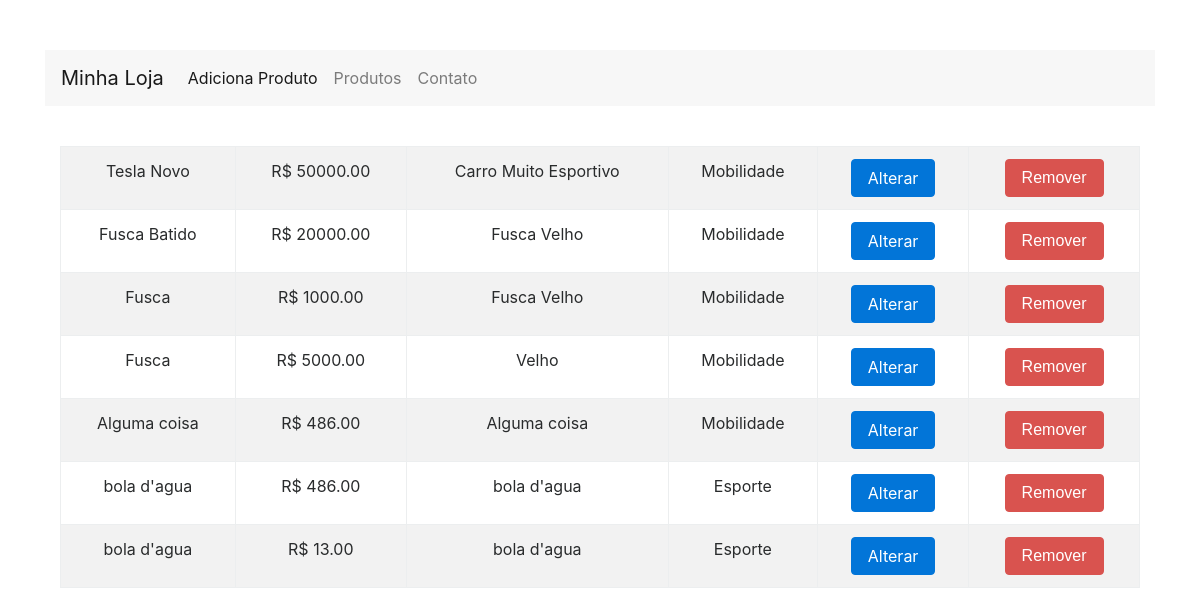
The app's page /produto-lista.php with its own data.
### tables this page shows
CREATE TABLE IF NOT EXISTS `produtos` (
  `id` int(11) NOT NULL AUTO_INCREMENT,
  `nome` varchar(255) DEFAULT NULL,
  `preco` decimal(10,2) DEFAULT NULL,
  `descricao` text NOT NULL,
  `categoria_id` int(11) DEFAULT NULL,
  `usado` tinyint(1) DEFAULT '0',
  PRIMARY KEY (`id`)
);

CREATE TABLE IF NOT EXISTS `categorias` (
  `id` int(11) NOT NULL AUTO_INCREMENT,
  `nome` varchar(255) DEFAULT NULL,
  PRIMARY KEY (`id`)
);

### banco-produto.php (called while the page is built, shortened)
<?php
function listaProdutos($conexao){
	$produtos = array();
	$result = mysqli_query($conexao,"select p.*,c.nome as categoria_nome from produtos as p join categorias as c on p.categoria_id=c.id;");
	while ($produto = mysqli_fetch_assoc($result)) {
		array_push($produtos, $produto);
	}
	return $produtos;
}

### produto-lista.php (the view, shortened to what this page needs)
<?php
	require_once("cabecalho.php");
	require_once("banco-produto.php");
?>
	<table class="table table-striped table-bordered">
		<?php
			$produtos = listaProdutos($conexao);
			foreach ($produtos as $produto):
		?>
		<tr>
			<td><?=$produto['nome']?></td>
			<td>R$ <?=$produto['preco']?></td>
			<td><?=substr($produto['descricao'],0,40)?></td>
			<td><?=$produto['categoria_nome']?></td>
			<td><a href="produto-altera-formulario.php?id=<?=$produto['id']?>" class="btn btn-primary">Alterar</a>
			<td>
				<form action="remove-produto.php" method="POST">
					<button class="btn btn-danger">Remover</button>
				</form>
		</tr>
		<?php
			endforeach
		?>
	</table>
<?php include("rodape.php"); ?>

### cabecalho.php (shortened to what this page needs)
<!DOCTYPE html>
<html>
<head>
	<link rel="stylesheet" type="text/css" href="css/bootstrap.css">
	<link rel="stylesheet" type="text/css" href="css/loja.css">
</head>
<body>
<div class="container">
    <nav class="navbar navbar-toggleable-md navbar-light bg-faded">
        <a class="navbar-brand" href="index.php">Minha Loja</a>
        <div class="collapse navbar-collapse" id="navbarSupportedContent">
            <ul class="navbar-nav mr-auto">
                <li class="nav-item active">
                    <a class="nav-link" href="produto-formulario.php">Adiciona Produto<span class="sr-only">(current)</span></a>
                </li>
                <li class="nav-item">
                    <a class="nav-link" href="produto-lista.php">Produtos</a>
                </li>
                    <li class="nav-item">
                    <a class="nav-link" href="contato.php">Contato</a>
                </li>
            </ul>
        </div>
    </nav>
</div>
    <div class="container">
        <div class="principal">

### rodape.php
		</div>
	</div>
</body>
</html>

### css/loja.css (style rules this page uses)
body { padding-top: 50px; }
.principal { padding: 40px 15px; text-align: center; }

### records on screen
produtos: nome "Tesla Novo", preco "50000.00", descricao "Carro Muito Esportivo", categoria.nome "Mobilidade"
produtos: nome "Fusca Batido", preco "20000.00", descricao "Fusca Velho", categoria.nome "Mobilidade"
produtos: nome "Fusca", preco "1000.00", descricao "Fusca Velho", categoria.nome "Mobilidade"
produtos: nome "Fusca", preco "5000.00", descricao "Velho", categoria.nome "Mobilidade"
produtos: nome "Alguma coisa", preco "486.00", descricao "Alguma coisa", categoria.nome "Mobilidade"
produtos: nome "bola d'agua", preco "486.00", descricao "bola d'agua", categoria.nome "Esporte"
produtos: nome "bola d'agua", preco "13.00", descricao "bola d'agua", categoria.nome "Esporte"
